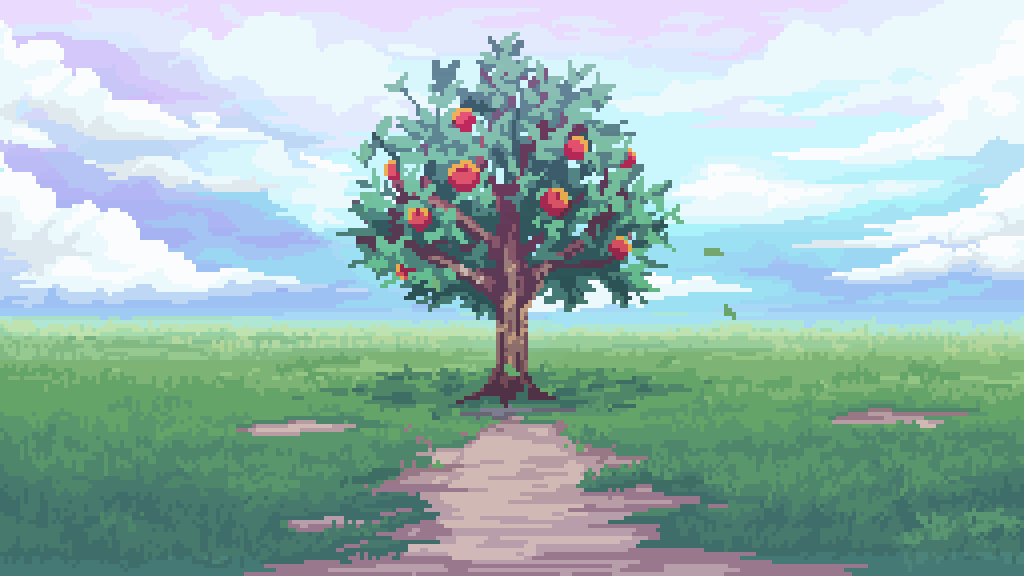
#> input picture assets/bg.gif, 2048 x 1152 px (shown at 1/2 size)
$ python -i versus.py   (imports and definitions only)
#> lines starting #> are read from the running program, lines starting #| are printed output that depends on the picture
import json
from PIL import Image, ImageDraw, ImageFont, ImageFilter, ImageSequence
from player_cards import create_player_card  # Import your refactored function

# Function to add a glow effect to text
def add_glow(base_image, text, position, font, glow_color, glow_strength=5):
    # Create a temporary image to draw the glowing text on
    glow_image = Image.new("RGBA", base_image.size, (0, 0, 0, 0))
    glow_draw = ImageDraw.Draw(glow_image)

    # Draw multiple layers of the text to create the glow effect
    for offset in range(glow_strength):
        glow_draw.text((position[0] - offset, position[1] - offset), text, font=font, fill=glow_color)
        glow_draw.text((position[0] + offset, position[1] + offset), text, font=font, fill=glow_color)

    # Apply a blur filter to the glow image to soften the edges
    glow_image = glow_image.filter(ImageFilter.GaussianBlur(radius=glow_strength))

    # Overlay the glow image onto the base image
    base_image.paste(glow_image, (0, 0), glow_image)

# Function to load versus data from JSON
def load_versus_data(file_path="versus_data.json"):
    with open(file_path, "r") as f:
        data = json.load(f)
    return data

# Function to create the versus screen for each frame of the animated GIF
def create_versus_screen(data):
    # Open the animated background GIF
    background_gif = Image.open("assets/bg.gif")

    # Initialize a list to store all the frames
    frames = []

    margin = 20  # Margin to leave space between cards and edges

    # Extract player data
    player1 = data["player1"]
    player2 = data["player2"]

    # Generate the player cards using the create_player_card function
    card1 = create_player_card(player1["user_id"], player1["seed"], player1["flavour_text"])
    card2 = create_player_card(player2["user_id"], player2["seed"], player2["flavour_text"])

    # Resize the cards to match the height of the screen (1080)
    new_height = background_gif.height
    card1 = card1.resize((background_gif.width // 3, new_height - 2 * margin))  # Cards will take up 1/3 of the width
    card2 = card2.resize((background_gif.width // 3, new_height - 2 * margin))

    # Define positions for the player cards (left and right sides, leaving margin)
    card1_x = margin  # Left side of the screen with margin
    card1_y = margin
    card2_x = background_gif.width - card2.width - margin  # Right side with margin
    card2_y = margin

    # Load the font for the VS text
    font_vs = ImageFont.truetype(r"assets/VCR_OSD_MONO_1.001[1].ttf", 450)  # Increase font size and use the correct font
    vs_text = "VS"

    # Load and resize the logo
    logo = Image.open("assets/tournament_logo.png").convert("RGBA")
    logo_size = 350  # Increased logo size for better visibility
    logo = logo.resize((logo_size, logo_size))

    # Process each frame of the background GIF
    for frame in ImageSequence.Iterator(background_gif):
        # Convert the current frame to RGBA (if it isn't already)
        frame = frame.convert("RGBA")

        # Create a drawing context
        draw = ImageDraw.Draw(frame)

        # Paste the player cards onto the current frame
        frame.paste(card1, (card1_x, card1_y), card1)
        frame.paste(card2, (card2_x, card2_y), card2)

        # Calculate the position to center the VS text using textbbox
        vs_bbox = draw.textbbox((0, 0), vs_text, font=font_vs)
        vs_width = vs_bbox[2] - vs_bbox[0]
        vs_height = vs_bbox[3] - vs_bbox[1]
        vs_x = (background_gif.width - vs_width) // 2
        vs_y = (background_gif.height - vs_height) // 2 - 100  # Shift the VS text upwards slightly

        # Draw shadow for VS text
        draw.text((vs_x + 5, vs_y + 5), vs_text, fill=(0, 0, 0, 150), font=font_vs)  # Shadow offset by 5 pixels

        # Add glow effect for the VS text
        add_glow(frame, vs_text, (vs_x, vs_y), font_vs, glow_color=(255, 255, 255, 255), glow_strength=10)

        # Draw the actual VS text
        draw.text((vs_x, vs_y), vs_text, fill=(255, 255, 255), font=font_vs)

        # Calculate position for the logo to align with the bottom of the player cards
        logo_x = (background_gif.width - logo.width) // 2
        logo_y = card1_y + card1.height - logo.height - margin  # Align the logo's bottom with the player cards' bottom

        # Paste the logo onto the frame
        frame.paste(logo, (logo_x, logo_y), logo)

        # Append the frame to the list
        frames.append(frame)

    # Save the final animated GIF
    frames[0].save('scenes/versus_screen.gif', save_all=True, append_images=frames[1:], duration=background_gif.info['duration'], loop=0)

# [6 lines not run here, left out]

>>> import cv2
>>> picture = cv2.imread('assets/bg.gif', cv2.IMREAD_GRAYSCALE)
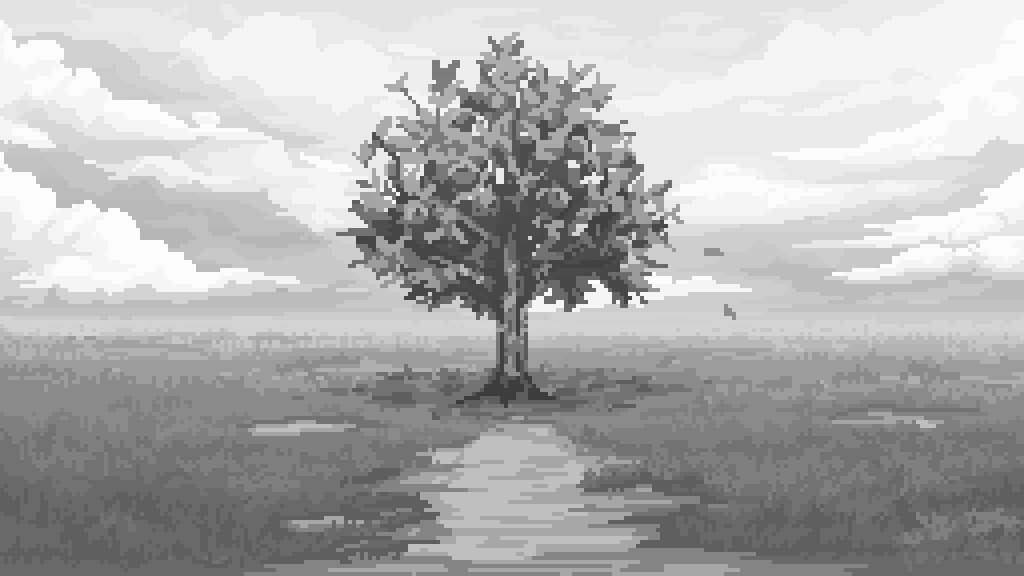
#> picture: shape (1152, 2048) (shown at 1/2 size); min 61, max 252, mean 176.5
>>> result = create_versus_screen(picture)
#> (the run stopped early here; a loop or call above may not have finished)
